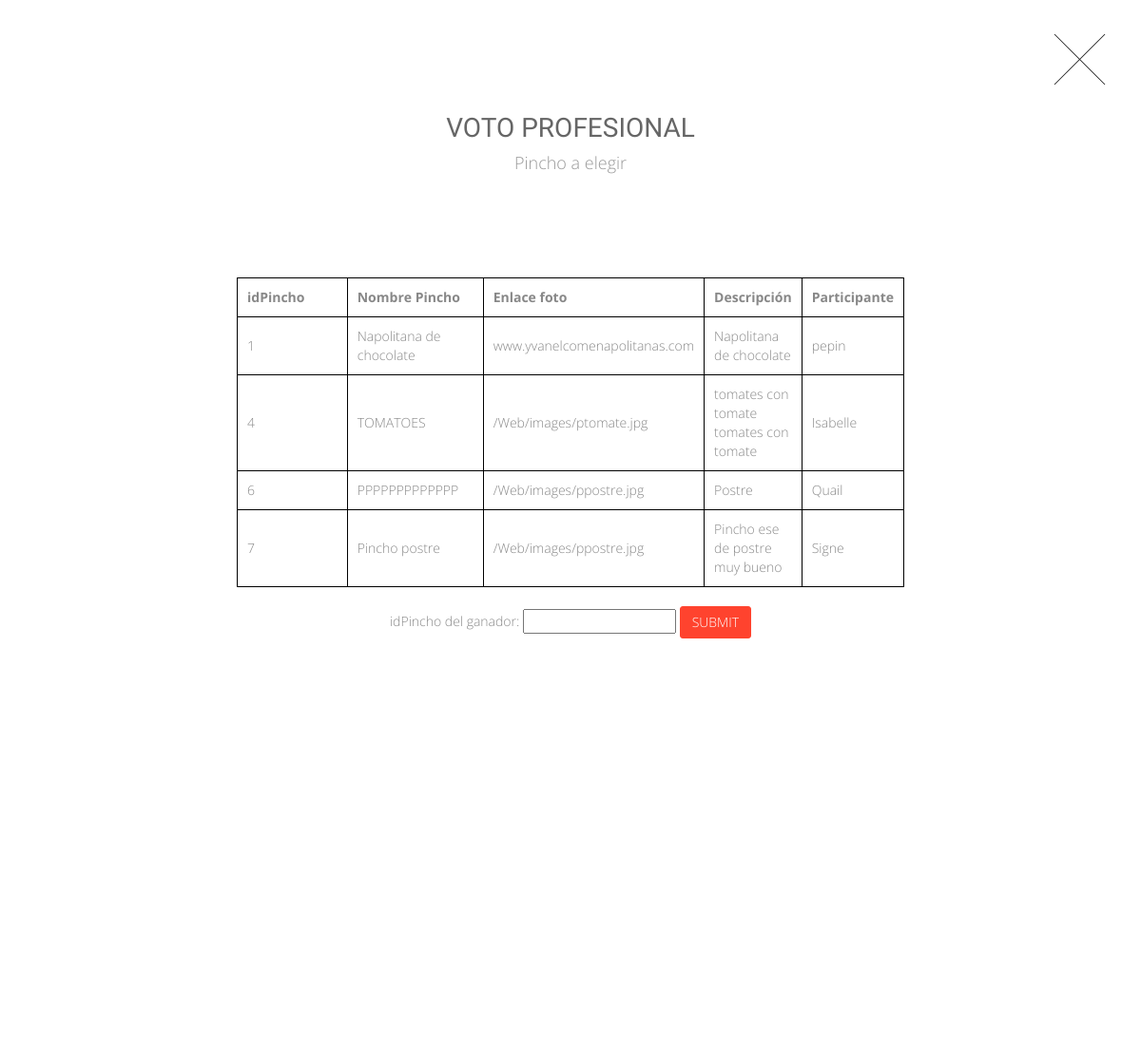
/view/votoPRO/votoProfesionalFinal.php (signed in), run on an earlier commit of the app's database.
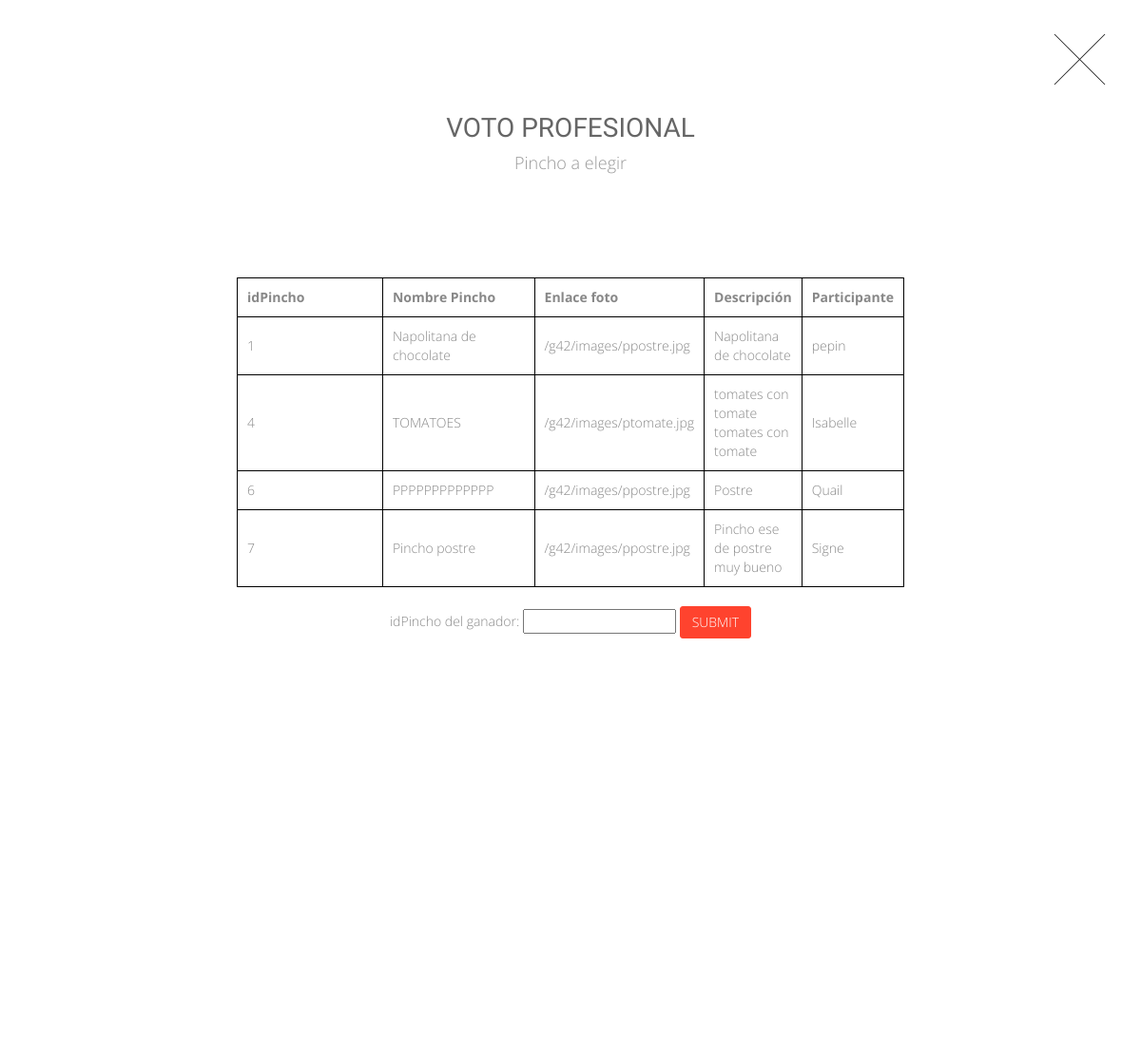
And on a later commit of the database.
### tables this page shows
CREATE TABLE `pincho` (
  `idPincho` int(11) NOT NULL,
  `precioPIN` varchar(45) DEFAULT NULL,
  `fotoPIN` varchar(45) DEFAULT NULL,
  `descripcionPIN` varchar(45) DEFAULT NULL,
  `nombrePIN` varchar(45) DEFAULT NULL,
  `ingredientesPIN` varchar(45) DEFAULT NULL,
  `Participante_TablaUsuarios_login` varchar(30) NOT NULL,
  `votoPOP` int(11) DEFAULT NULL,
  `finalista` int(1) DEFAULT NULL,
  `estadoPIN` tinyint(1) NOT NULL
);

### controller/controlPROFINAL.php (called while the page is built, shortened)
<?php
	require_once("../../model/jpro.php");
	$nombreP = $_SESSION["name"];
	$c = new Profesional();
	$c->muestraFinalista($nombreP);
?>

### model/jpro.php (the view, shortened to what this page needs)
<?php
class Profesional{
    public function muestraFinalista($nombreP){
        $sql = "SELECT idPincho, nombrePIN, fotoPIN, descripcionPIN, Participante_TablaUsuarios_login
                FROM pincho
                WHERE Finalista='1' AND idPincho";
        $result = mysql_query ($sql)or die('No funciona');
        while ($row = mysql_fetch_row($result)){
               echo '<tr><td>'.$row[0].'</td><td>'.$row[1].'</td><td>'.$row[2].'</td><td>'.$row[3].'</td><td>'.$row[4].'</td>';
        }
    }
}
 ?>

What changed in the data, as far as the page shows it:
changed pincho "Napolitana de chocolate": fotoPIN "www.yvanelcomenapolitanas.com" → "/g42/images/ppostre.jpg"
changed pincho "TOMATOES": fotoPIN "/Web/images/ptomate.jpg" → "/g42/images/ptomate.jpg"
changed pincho "PPPPPPPPPPPPP": fotoPIN "/Web/images/ppostre.jpg" → "/g42/images/ppostre.jpg"
changed pincho "Pincho postre": fotoPIN "/Web/images/ppostre.jpg" → "/g42/images/ppostre.jpg"
